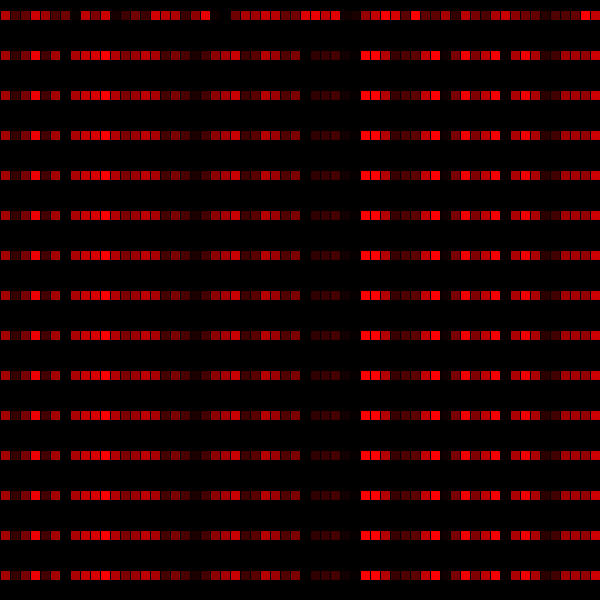
Frame 1 (no input)
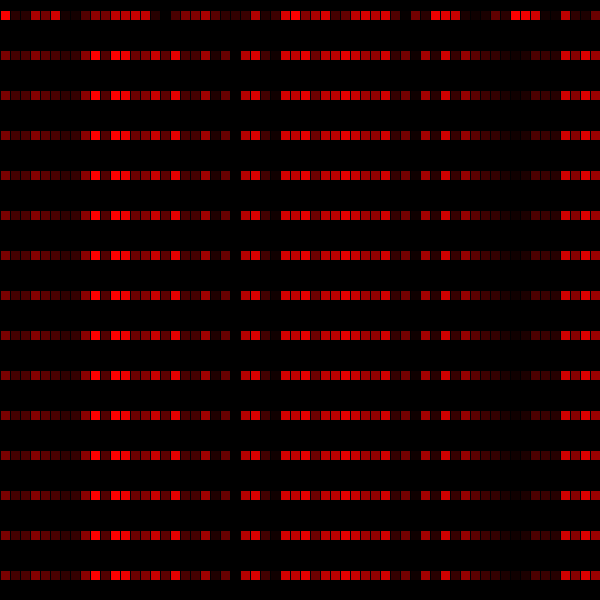
Frame 60 (the mouse pressed at the canvas centre just before this capture)
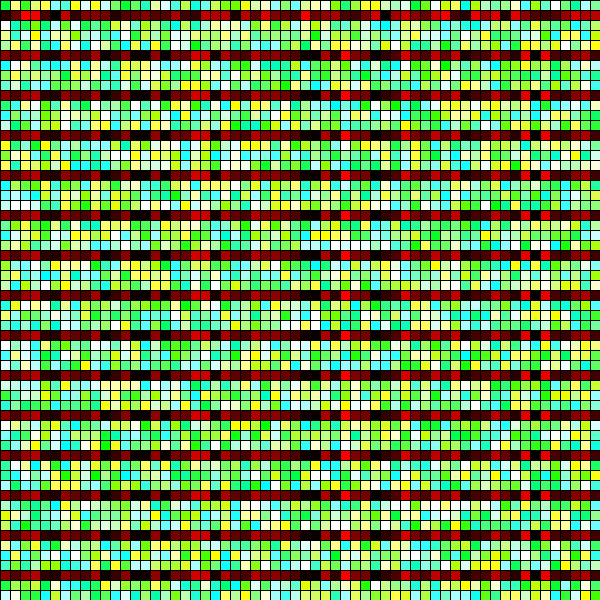
Frame 120 (the mouse held since frame 60 and released just before this capture)

The Processing sketch that drew these frames (run headless with seeded random() and noise(); from frame 60 on, the mouse is pressed at the canvas centre):

// Processing sketch: processing_27035
// ── processing_27035.pde


 void setup(){
 
size(600,600);
}
void draw(){
 for(int i=0; i<600; i = i +10){
   
   for(int j=0; j<600; j=j+10){
     
     fill(random(mouseX),mouseY,random(mouseY));
     rect(i,j,10,10);
     fill(random(255),0,0);
     rect(i,10,10,10);
     fill(random(255),0,0);
     rect(i,50,10,10);
     rect(i,90,10,10);
     rect(i,130,10,10);
    rect(i,170,10,10);
    rect(i,210,10,10);
     rect(i,250,10,10);
    rect(i,290,10,10);
    rect(i,330,10,10);
    rect(i,370,10,10);
    rect(i,410,10,10);
    rect(i,450,10,10);
    rect(i,490,10,10);
rect(i,530,10,10);
    rect(i,570,10,10);
 
}
}
}
